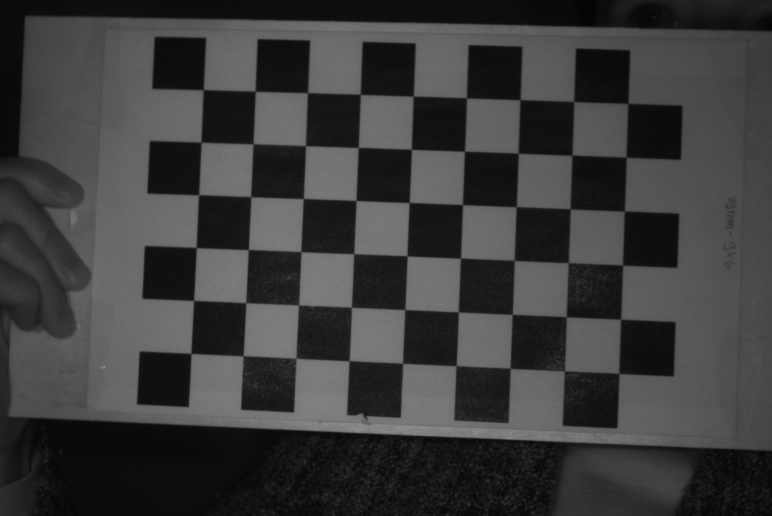
#> input picture images/synced/stereoLeft/imageL1.png, 1544 x 1032 px, given as the content of the folder images/synced/camera1, which was not available (shown at 1/2 size)
$ python stereo_calibration.py
#> lines starting #> are read from the running program, lines starting #| are printed output that depends on the picture; long printed decimals are rounded; pictures that were not available may be replaced by others from this repository, and a replacement may not be noted
import cv2 as cv
import glob
import numpy as np
import matplotlib.pyplot as plt

rows = 6 #number of checkerboard rows.
columns = 9 #number of checkerboard columns.
world_scaling = 13 #change this to the real world square size. Or not.
_show = True

def calibrate_camera(images_folder):
    """
    Calibrates a camera to get its internal parameters. It uses a checkerboard
    in the frames to determine the parameters. It shows the frames with the
    found checkerboard.

    input:
    - images folder (str)

    output:
    - Camera matrix (mtx)
    - Camera distortion coefficients (dist)
    """
    # sort images, read them and put them in a list
    images_names = sorted(glob.glob(images_folder))
    # [4 lines of commented-out code are left out]

    images = [cv.imread(imname, 1) for imname in images_names]

    #criteria used by checkerboard pattern detector.
    #Change this if the code can't find the checkerboard
    criteria = (cv.TERM_CRITERIA_EPS + cv.TERM_CRITERIA_MAX_ITER, 30, 0.001)

    #coordinates of squares in the checkerboard world space
    objp = np.zeros((rows*columns,3), np.float32)
    objp[:,:2] = np.mgrid[0:rows,0:columns].T.reshape(-1,2)
    objp = world_scaling* objp

    #frame dimensions. Frames should be the same size.
    width = images[0].shape[1]
    height = images[0].shape[0]

    # setup focal length and pixelsize
    focal_length = 16 # in mm
    pixel_size = 2.4e-3 # in mm

    # get camera parameters
    fx = focal_length/pixel_size
    fy = focal_length/pixel_size
    cx = width/2
    cy = height/2

    intrinsic_matrix = np.array([[fx, 0, cx], [0, fy, cy], [0, 0, 1]])

    #Pixel coordinates of checkerboards
    imgpoints = [] # 2d points in image plane.

    #coordinates of the checkerboard in checkerboard world space.
    objpoints = [] # 3d point in real world space
    idx = 0
    for frame in images:
        gray = cv.cvtColor(frame, cv.COLOR_BGR2GRAY)

        #find the checkerboard
        ret, corners = cv.findChessboardCorners(gray, (rows, columns), None)
        cv.destroyAllWindows()


        if ret == True:

            #Convolution size used to improve corner detection. Don't make this too large.
            conv_size = (11, 11)

            #opencv can attempt to improve the checkerboard coordinates
            corners = cv.cornerSubPix(gray, corners, conv_size, (-1, -1), criteria)
            if _show:
                cv.drawChessboardCorners(frame, (rows,columns), corners, ret)
                res_frame = cv.resize(frame, (1080,720))
                cv.imshow(images_names[idx], res_frame)
                k = cv.waitKey(100)
                print(images_names[idx])

            objpoints.append(objp)
            imgpoints.append(corners)

            idx += 1


    ret, mtx, dist, rvecs, tvecs = cv.calibrateCamera(objpoints, imgpoints, (width, height), None, None)#intrinsic_matrix, None, flags=cv.CALIB_USE_INTRINSIC_GUESS)
    print('rmse:', ret)
    # [4 lines of commented-out code are left out]

    return mtx, dist

def stereo_calibrate(mtx1, dist1, mtx2, dist2, frames_1, frames_2):
    """
    Stereo calibrates two camera to get the rotation and translation between camera 1 and camera 2.

    input:
    - Camera matrix 1 (mtx1)
    - Camera matrix 2 (mtx2)
    - Distortion coefficient camera 1 (dist1)
    - Distortion coefficient camera 2 (dist2)
    - Frames of camera 1 (frames_1)
    - Frames of camera 2 (frames_2)

    output:
    - Rotation matrix between camera 1 and camera 2 (R)
    - Translation vector between camera 1 and camera 2 (T)

    """
    #read the synched frames
    c1_images_names = sorted(glob.glob(frames_1))
    c2_images_names = sorted(glob.glob(frames_2))

    c1_images = []
    c2_images = []
    for im1, im2 in zip(c1_images_names, c2_images_names):
        _im = cv.imread(im1, 1)
        c1_images.append(_im)

        _im = cv.imread(im2, 1)
        c2_images.append(_im)

    #change this if stereo calibration not good.
    criteria = (cv.TERM_CRITERIA_EPS + cv.TERM_CRITERIA_MAX_ITER, 100, 0.0001)

    #coordinates of squares in the checkerboard world space
    objp = np.zeros((rows*columns,3), np.float32)
    objp[:,:2] = np.mgrid[0:rows,0:columns].T.reshape(-1,2)
    objp = world_scaling* objp

    #frame dimensions. Frames should be the same size.
    width = c1_images[0].shape[1]
    height = c1_images[0].shape[0]

    #Pixel coordinates of checkerboards
    imgpoints_left = [] # 2d points in image plane.
    imgpoints_right = []

    #coordinates of the checkerboard in checkerboard world space.
    objpoints = [] # 3d point in real world space

    idx = 0
    for frame1, frame2 in zip(c1_images, c2_images):
        # threshold iamges
        gray1 = cv.cvtColor(frame1, cv.COLOR_BGR2GRAY)
        gray2 = cv.cvtColor(frame2, cv.COLOR_BGR2GRAY)

        # find corners of checkerboards
        c_ret1, corners1 = cv.findChessboardCorners(gray1, (rows, columns), None)
        c_ret2, corners2 = cv.findChessboardCorners(gray2, (rows, columns), None)

        if c_ret1 == True and c_ret2 == True:
            # get subpixel coordinates of corners
            corners1 = cv.cornerSubPix(gray1, corners1, (11, 11), (-1, -1), criteria)
            corners2 = cv.cornerSubPix(gray2, corners2, (11, 11), (-1, -1), criteria)

            if idx == 0:
                corner_point = [corners1[0], corners2[1]]

            if _show:
                # draw checkerboard on images and show images
                cv.drawChessboardCorners(frame1, (rows, columns), corners1, c_ret1)
                res_frame = cv.resize(frame1, (1080,720))
                cv.imshow(c1_images_names[idx], res_frame)

                cv.drawChessboardCorners(frame2, (rows, columns), corners2, c_ret2)
                res_frame = cv.resize(frame2, (1080,720))
                cv.imshow(c2_images_names[idx], res_frame)
                k = cv.waitKey(100)
                cv.destroyAllWindows()

            # append object and image points to variables
            objpoints.append(objp)
            imgpoints_left.append(corners1)
            imgpoints_right.append(corners2)
            idx += 1

    # perform stereo calibration
    stereocalibration_flags = cv.CALIB_RATIONAL_MODEL+cv.CALIB_FIX_INTRINSIC+cv.CALIB_FIX_PRINCIPAL_POINT
    ret, CM1, dist1, CM2, dist2, R, T, E, F = cv.stereoCalibrate(objpoints, imgpoints_left, imgpoints_right, mtx1, dist1,
                                                                 mtx2, dist2, (width, height), criteria = criteria, flags = stereocalibration_flags)
    # print("Corner points: ", corner_point)
    print("RMSE: ", ret)
    return R, T


# [71 lines left out: function triangulate, not called in this run]

if __name__ == "__main__":
    # calibrate both cameras
    mtx1, dist1 = calibrate_camera(images_folder = 'images/synced/camera1/*')
#> in calibrate_camera, `images = [cv.imread(imname, 1) for imname in images_names]`: images = 1 item
#> the loop in calibrate_camera, `for frame in images:` made 1 pass; (key Esc is pressed on pass 1)
#> (ret, conv_size, idx) on pass 1: (True, (11, 11), 1)
#| _only/imageL1.png
#> pass 1, in calibrate_camera, `res_frame = cv.resize(frame, (1080,720))`:
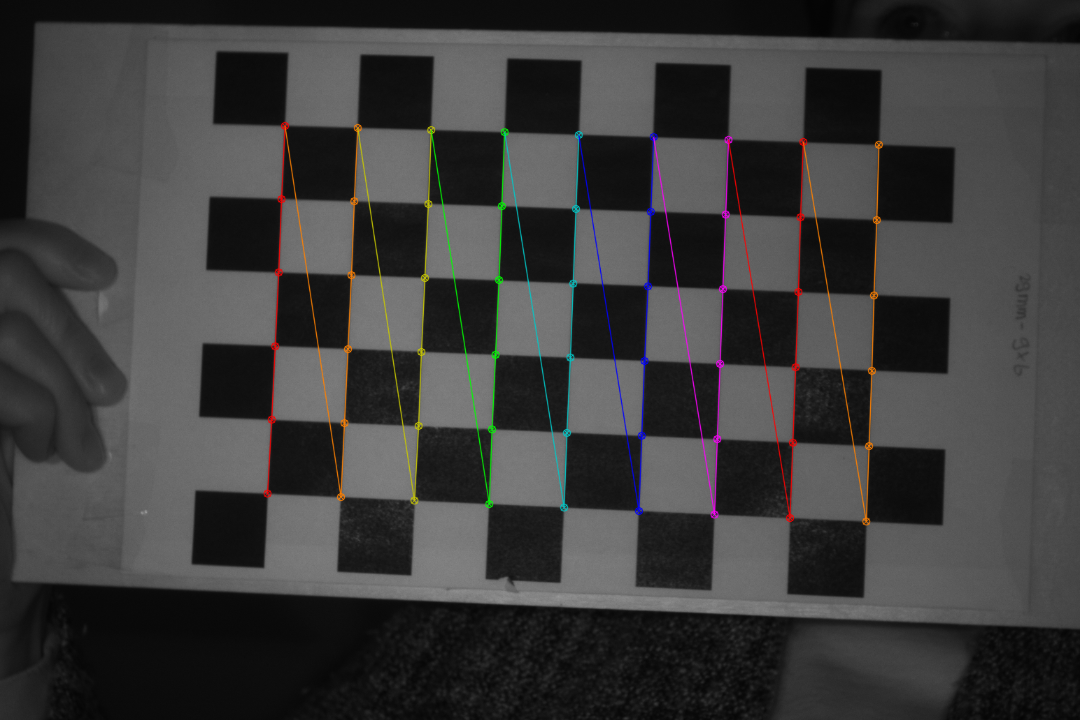
#> res_frame: shape (720, 1080, 3); mean B, G, R 59.5, 59.7, 60.2
#> after the loop in calibrate_camera, `for frame in images:`: idx = 1; imgpoints = 1 item
#> in calibrate_camera, `ret, mtx, dist, rvecs, tvecs = cv.calibrateCamera(objpoints, imgpoints..`: ret = 0.268; mtx = [[167.3, 0, 779.7], [0, 168, 525], [0, 0, 1]]; dist = [[2.16e-05, -1.76e-05, 0.000277, -0.000481, 8.08e-07]]; rvecs = ([-0.00586, 0.00298, -1.53],); tvecs = ([-48.79, 22.29, 20.63],)
#| rmse: 0.2681
#> mtx1 = [[167.3, 0, 779.7], [0, 168, 525], [0, 0, 1]]; dist1 has the same summary as dist in calibrate_camera
    mtx2, dist2 = calibrate_camera(images_folder = 'images/synced/camera2/*')
#> the loop in calibrate_camera (call 2), `for frame in images:` made 1 pass; (key Enter is pressed on pass 1)
#| _only/imageL1.png
#| rmse: 0.2681
#> mtx2 = [[167.3, 0, 779.7], [0, 168, 525], [0, 0, 1]]; dist2 has the same summary as dist in calibrate_camera
    cv.destroyAllWindows()

    # stereo calibrate cameras
    R, T = stereo_calibrate(mtx2, dist2, mtx1, dist1, 'images/synced/camera1/*', 'images/synced/camera2/*')
#> in stereo_calibrate, `criteria = (cv.TERM_CRITERIA_EPS + cv.TERM_CRITERIA_MAX_ITER, 100, 0.0..`: criteria = (3, 100, 0.0001)
#> the loop in stereo_calibrate, `for frame1, frame2 in zip(c1_images, c2_images):` made 1 pass; (key Esc is pressed on pass 1)
#> (c_ret1, c_ret2, corner_point, idx) on pass 1: (True, True, [[[382.3, 707.3]], [[387.8, 601.3]]], 1)
#> after the loop in stereo_calibrate, `for frame1, frame2 in zip(c1_images, c2_images):`: idx = 1; imgpoints_left = 1 item
#> in stereo_calibrate, `stereocalibration_flags = cv.CALIB_RATIONAL_MODEL+cv.CALIB_FIX_INTRINS..`: stereocalibration_flags = 16644
#> in stereo_calibrate, `ret, CM1, dist1, CM2, dist2, R, T, E, F = cv.stereoCalibrate(objpoints..`: ret = 0.268; CM1 = [[167.3, 0, 779.7], [0, 168, 525], [0, 0, 1]]; R = [[1, -7.97e-14, 5.23e-13], [7.97e-14, 1, -9.29e-13], [-5.23e-13, 9.29e-13, 1]]; T = [-3.83e-11, 3.84e-11, 1.76e-11]; E = [[-2.15e-23, -1.76e-11, 3.84e-11], [1.76e-11, 3.42e-23, 3.83e-11], [-3.84e-11, -3.83e-11, 1.55e-23]]; F = [[-7.54e-05, -61612539.1, 5.49e+10], [61612539.1, 0.000119, -2.56e+10], [-5.49e+10, 2.56e+10, 1]]
#| RMSE:  0.2681
#> T = [-3.83e-11, 3.84e-11, 1.76e-11]
    cv.destroyAllWindows()


    print(np.linalg.norm(T))
#| 5.7050076756883384e-11
    M = np.empty((4,4))
    M[:3,:3] = R
    M[:3,3] = T.T[0]
    M[3,:] = [0,0,0,1]

    print(np.dot(M, [0,0,0,1]))

    # Save parameters to XML file
    cv_file = cv.FileStorage('stereoCalibration.XML', cv.FileStorage_WRITE)
    cv_file.write("mtx1", mtx1)
    cv_file.write("mtx2", mtx2)
    cv_file.write("dist1", dist1)
    cv_file.write("dist2", dist2)
    cv_file.write("R", R)
    cv_file.write("T", T)

$ run again, on images/synced/stereoLeft/imageL10.png
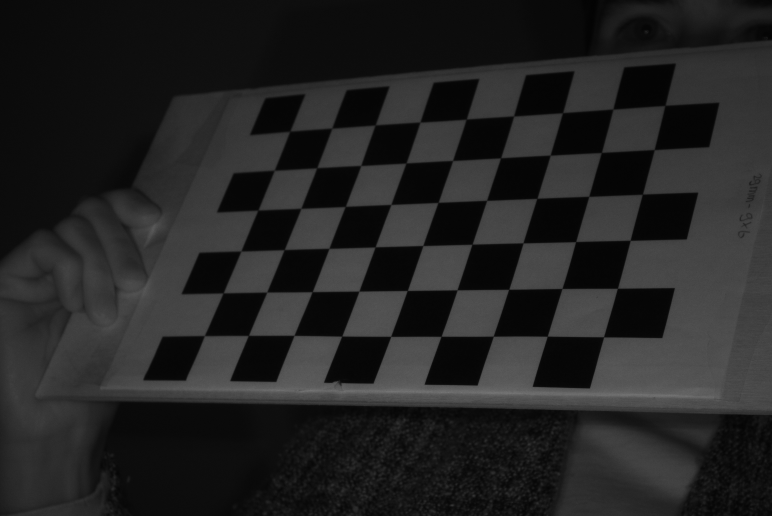
#> input picture images/synced/stereoLeft/imageL10.png, 1544 x 1032 px, given as the content of the folder images/synced/camera1, which was not available (shown at 1/2 size)
#> images = 1 item
#> the loop in calibrate_camera, `for frame in images:` made 1 pass; (key Esc is pressed on pass 1)
#> (ret, conv_size, idx) on pass 1: (True, (11, 11), 1)
#> (printed output is left out)
#> pass 1, in calibrate_camera, `res_frame = cv.resize(frame, (1080,720))`:
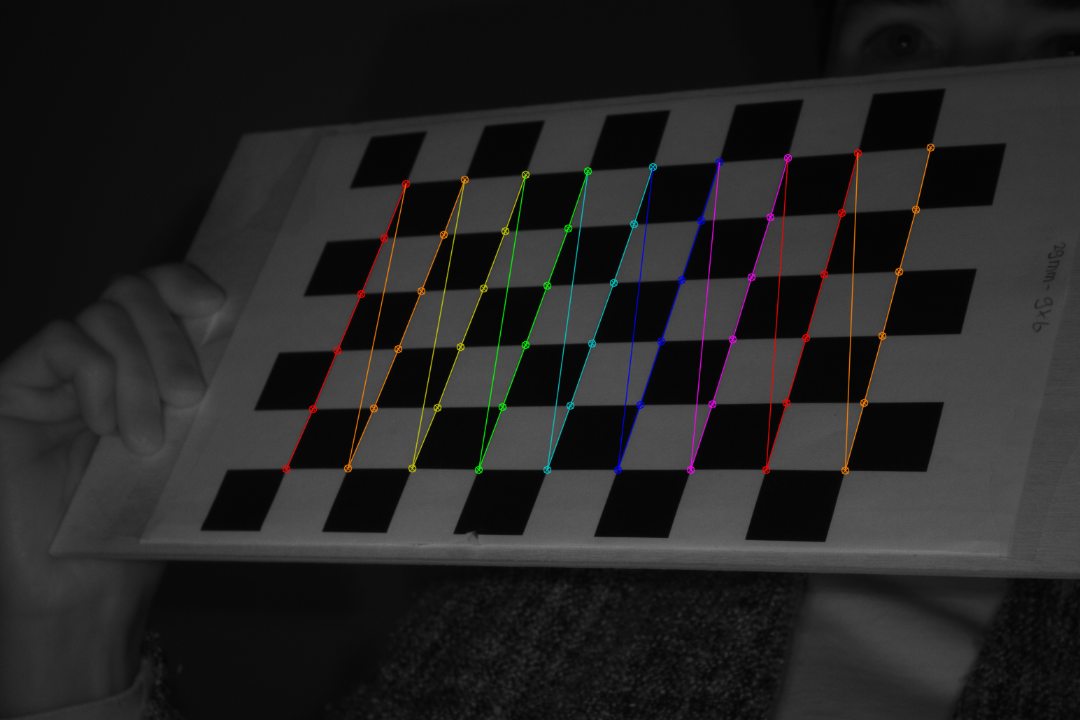
#> res_frame: shape (720, 1080, 3); mean B, G, R 35.6, 35.8, 36.3
#> after the loop in calibrate_camera, `for frame in images:`: idx = 1; imgpoints = 1 item
#> in calibrate_camera, `ret, mtx, dist, rvecs, tvecs = cv.calibrateCamera(objpoints, imgpoints..`: ret = 0.935; mtx = [[3304.6, 0, 684.7], [0, 3015.1, 655.2], [0, 0, 1]]; dist = [[0.777, -17.53, 0.0128, -0.0616, 137.3]]; rvecs = ([-0.854, 0.0578, -1.32],); tvecs = ([-31.93, 2.06, 390],)
#| rmse: 0.935
#> mtx1 has the same summary as mtx in calibrate_camera; dist1 = [[0.777, -17.53, 0.0128, -0.0616, 137.3]]
#> the loop in calibrate_camera (call 2), `for frame in images:` made 1 pass; (key Enter is pressed on pass 1)
#> (printed output is left out)
#| rmse: 0.935
#> mtx2 has the same summary as mtx in calibrate_camera
#> in stereo_calibrate, `criteria = (cv.TERM_CRITERIA_EPS + cv.TERM_CRITERIA_MAX_ITER, 100, 0.0..`: criteria = (3, 100, 0.0001)
#> the loop in stereo_calibrate, `for frame1, frame2 in zip(c1_images, c2_images):` made 1 pass; (key Esc is pressed on pass 1)
#> (c_ret1, c_ret2, corner_point, idx) on pass 1: (True, True, [[[409.2, 671.7]], [[446.7, 586.3]]], 1)
#> after the loop in stereo_calibrate, `for frame1, frame2 in zip(c1_images, c2_images):`: idx = 1; imgpoints_left = 1 item
#> stereocalibration_flags = 16644
#> in stereo_calibrate, `ret, CM1, dist1, CM2, dist2, R, T, E, F = cv.stereoCalibrate(objpoints..`: ret = 0.934; CM1 has the same summary as mtx in calibrate_camera; CM2 has the same summary as mtx in calibrate_camera; R = [[1, 0, 0], [0, 1, 0], [0, 0, 1]]; T = [-4.49e-14, 1.79e-14, -2.33e-13]; E = [[0, 2.33e-13, 1.79e-14], [-2.33e-13, 0, 4.49e-14], [-1.79e-14, -4.49e-14, 0]]; F = [[0, -1.48e+10, 6.29e+12], [1.48e+10, 0, -1.96e+13], [-6.29e+12, 1.96e+13, 1]]
#| RMSE:  0.9344
#> `R, T = stereo_calibrate(mtx2, dist2, mtx1, dist1, 'images/synced/camer..`: R = [[1, 0, 0], [0, 1, 0], [0, 0, 1]]; T = [-4.49e-14, 1.79e-14, -2.33e-13]
#| 2.3827910674351715e-13

$ run again, on images/synced/stereoLeft/imageL11.png
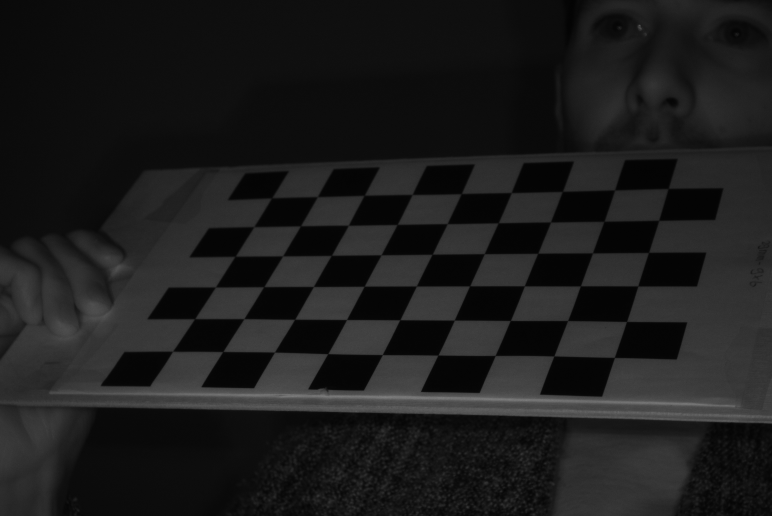
#> input picture images/synced/stereoLeft/imageL11.png, 1544 x 1032 px, given as the content of the folder images/synced/camera1, which was not available (shown at 1/2 size)
#> images = 1 item
#> the loop in calibrate_camera, `for frame in images:` made 1 pass; (key Esc is pressed on pass 1)
#> (ret, conv_size, idx) on pass 1: (True, (11, 11), 1)
#> (printed output is left out)
#> pass 1, in calibrate_camera, `res_frame = cv.resize(frame, (1080,720))`:
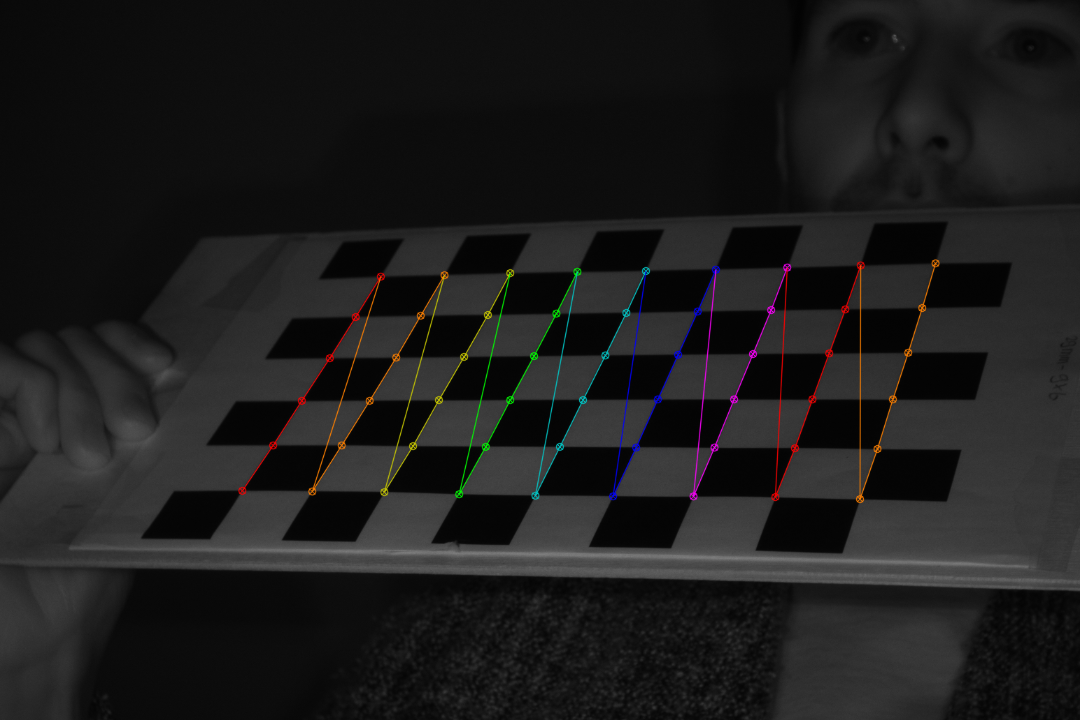
#> res_frame: shape (720, 1080, 3); mean B, G, R 28.2, 28.3, 28.7
#> after the loop in calibrate_camera, `for frame in images:`: idx = 1; imgpoints = 1 item
#> in calibrate_camera, `ret, mtx, dist, rvecs, tvecs = cv.calibrateCamera(objpoints, imgpoints..`: ret = 1.19; mtx = [[3248.7, 0, 776.4], [0, 2652.5, 477.2], [0, 0, 1]]; dist = [[-1.33, 79.98, -0.00618, -0.0275, -1409]]; rvecs = ([-0.933, -0.32, -1.29],); tvecs = ([-48.6, 31.51, 368.8],)
#| rmse: 1.190
#> mtx1 has the same summary as mtx in calibrate_camera; dist1 = [[-1.33, 79.98, -0.00618, -0.0275, -1409]]
#> the loop in calibrate_camera (call 2), `for frame in images:` made 1 pass; (key Enter is pressed on pass 1)
#> (printed output is left out)
#| rmse: 1.190
#> mtx2 has the same summary as mtx in calibrate_camera
#> in stereo_calibrate, `criteria = (cv.TERM_CRITERIA_EPS + cv.TERM_CRITERIA_MAX_ITER, 100, 0.0..`: criteria = (3, 100, 0.0001)
#> the loop in stereo_calibrate, `for frame1, frame2 in zip(c1_images, c2_images):` made 1 pass; (key Esc is pressed on pass 1)
#> (c_ret1, c_ret2, corner_point, idx) on pass 1: (True, True, [[[345.6, 702.9]], [[389.8, 637.8]]], 1)
#> after the loop in stereo_calibrate, `for frame1, frame2 in zip(c1_images, c2_images):`: idx = 1; imgpoints_left = 1 item
#> stereocalibration_flags = 16644
#> in stereo_calibrate, `ret, CM1, dist1, CM2, dist2, R, T, E, F = cv.stereoCalibrate(objpoints..`: ret = 1.19; CM1 has the same summary as mtx in calibrate_camera; CM2 has the same summary as mtx in calibrate_camera; R = [[1, -6.55e-14, 4.44e-15], [6.55e-14, 1, 4.98e-14], [-4.44e-15, -4.98e-14, 1]]; T = [-1.36e-12, -1.97e-11, -6.07e-12]; E = [[4.85e-25, 6.07e-12, -1.97e-11], [-6.07e-12, 3.3e-25, 1.36e-12], [1.97e-11, -1.36e-12, 1.94e-26]]; F = [[1.62e-07, 2476481.7, -2.25e+10], [-2476481.7, 1.65e-07, 3.73e+09], [2.25e+10, -3.73e+09, 1]]
#| RMSE:  1.190
#> `R, T = stereo_calibrate(mtx2, dist2, mtx1, dist1, 'images/synced/camer..`: T = [-1.36e-12, -1.97e-11, -6.07e-12]
#| 2.062114427410846e-11
